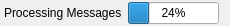
<ui version="4.0" >
 <class>MsgProcessorStatusWidget</class>
 <widget class="QWidget" name="MsgProcessorStatusWidget" >
  <property name="geometry" >
   <rect>
    <x>0</x>
    <y>0</y>
    <width>229</width>
    <height>26</height>
   </rect>
  </property>
  <property name="sizePolicy" >
   <sizepolicy vsizetype="Maximum" hsizetype="Maximum" >
    <horstretch>0</horstretch>
    <verstretch>0</verstretch>
   </sizepolicy>
  </property>
  <property name="windowTitle" >
   <string>Form</string>
  </property>
  <layout class="QHBoxLayout" name="horizontalLayout" >
   <property name="leftMargin" >
    <number>4</number>
   </property>
   <property name="topMargin" >
    <number>0</number>
   </property>
   <property name="bottomMargin" >
    <number>0</number>
   </property>
   <item>
    <widget class="QLabel" name="label" >
     <property name="text" >
      <string>Processing Messages</string>
     </property>
    </widget>
   </item>
   <item>
    <widget class="QProgressBar" name="progressBar" >
     <property name="sizePolicy" >
      <sizepolicy vsizetype="Maximum" hsizetype="Expanding" >
       <horstretch>0</horstretch>
       <verstretch>0</verstretch>
      </sizepolicy>
     </property>
     <property name="value" >
      <number>24</number>
     </property>
    </widget>
   </item>
  </layout>
 </widget>
 <resources/>
 <connections/>
</ui>
